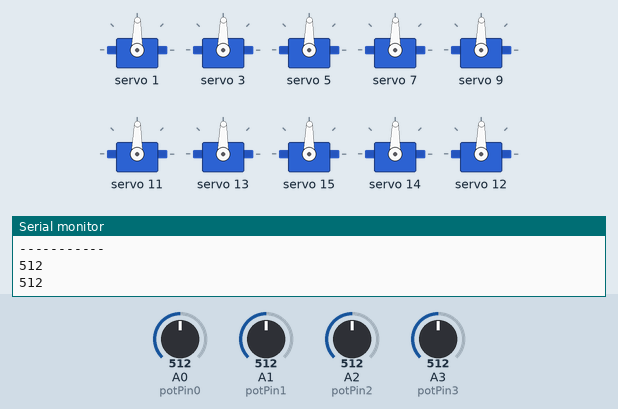
This sketch was run on a simulated Arduino Uno, built with avr-gcc and run on an emulated ATmega328P. Parts: 10 × servo, the last lines printed to the serial monitor. Inputs (shaded band) come from the test bench; at power-on: A0 (potPin0) = 512, A1 (potPin1) = 512, A2 (potPin2) = 512, A3 (potPin3) = 512.

Above: at 2.8 s.
2.9 s: A0 (potPin0) set to 716
At 3.8 s:
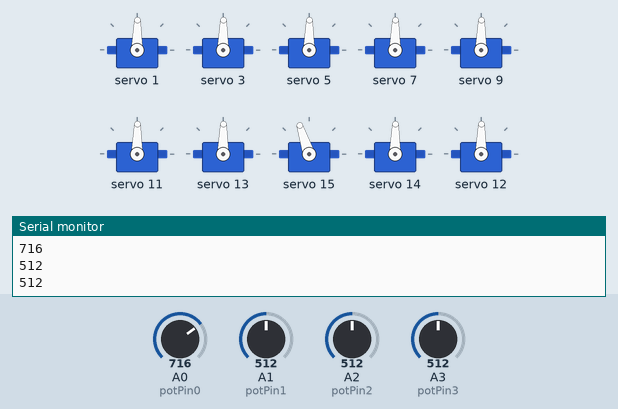
4.5 s: A1 (potPin1) set to 306
At 5.5 s:
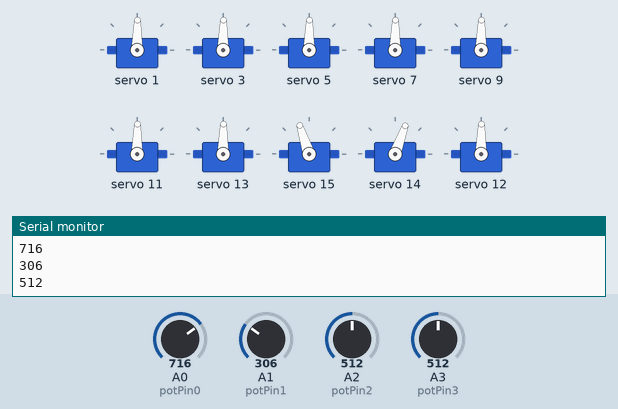
6.0 s: A2 (potPin2) set to 190
At 7.0 s:
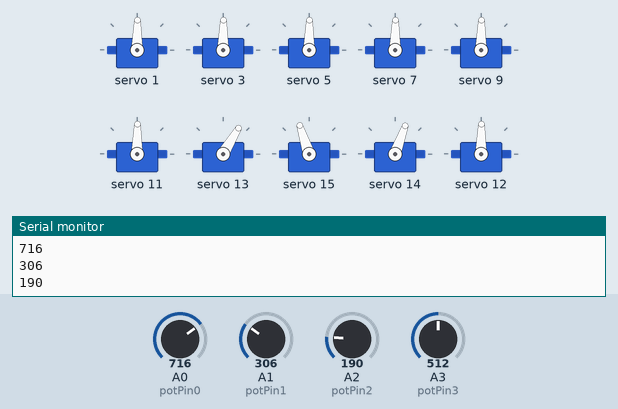
7.6 s: A3 (potPin3) set to 716
At 8.7 s:
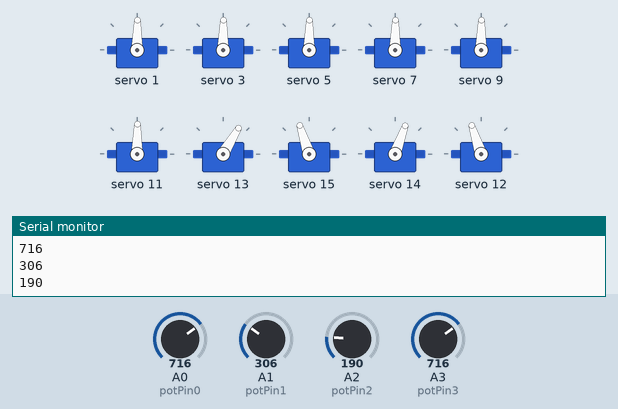
9.2 s: A2 (potPin2) set to 210
At 10.2 s:
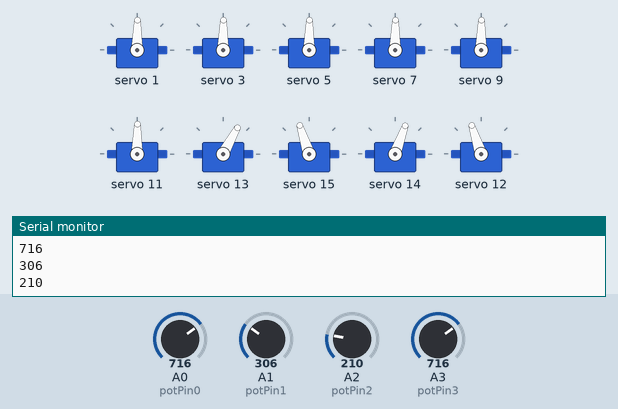
10.7 s: A0 (potPin0) set to 590
At 11.3 s:
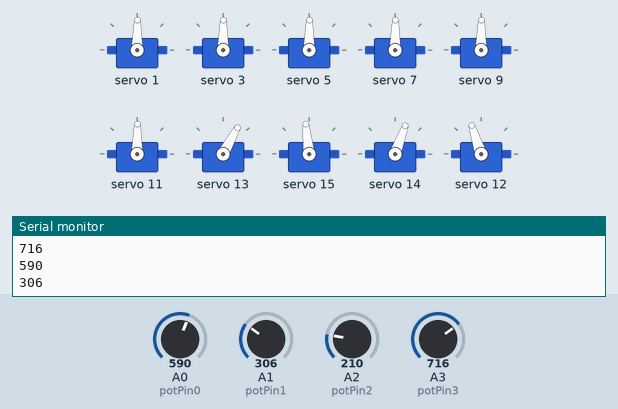
Timing chart, 0 to 13.2 s (numbered marks = the images above; inputs shaded):
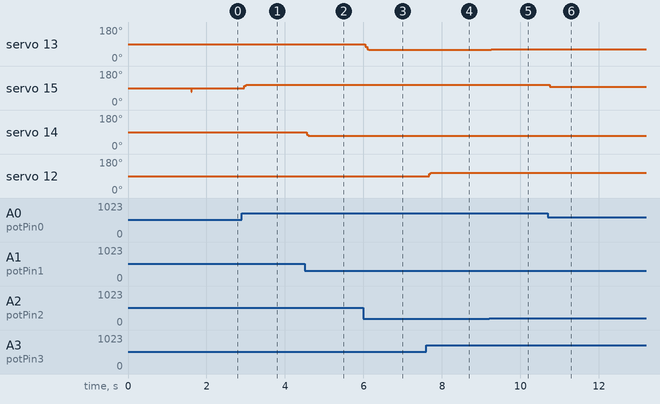

The sketch:

4ServoPotiController.ino
```cpp
#define SERVOMIN 150 // This is the 'minimum' pulse length count (out of 4096)
#define SERVOMAX  4096 // This is the 'maximum' pulse length count (out of 4096)
#define USMIN  150 // This is the rounded 'minimum' microsecond length based on the minimum pulse of 150
#define USMAX  600 // This is the rounded 'maximum' microsecond length based on the maximum pulse of 600
#define SERVO_FREQ 50 // Analog servos run at ~50 Hz updates

#include <Wire.h>
#include <Adafruit_PWMServoDriver.h>

class Actuator {
public:
  Actuator(Adafruit_PWMServoDriver &newPwm, int newChannel = 0, int newMinPwm = 200, int newMaxPwm = 400, int newSpeed = 50, int newInterval = 30):
    pwm(newPwm),
    channel(newChannel),
    minPwm(newMinPwm),
    maxPwm(newMaxPwm),
    posSet(0),
    posCur(0),
    speed(newSpeed),
    updateIntervalMs(newInterval),
    timeNextUpdateMs(0)
  {
    if (speed < 0) speed *= -1;
    if (updateIntervalMs < 0) updateIntervalMs *= -1;
    posSet = posCur = (minPwm + maxPwm)/2;
  }

  void setPosition(int newPos) {posSet = newPos;} // set position in range 0..1000
  void setPosition(int newPos, int newSpeed) {posSet = newPos; speed = newSpeed;} // set position in range 0..1000 with new speed

  void update() {
    // call this function as often as you like but at least every updateIntervalMs
    if(millis() > timeNextUpdateMs) {
      timeNextUpdateMs += updateIntervalMs;
      if (posCur < posSet) {
        // increasing position
        if (posSet - posCur < speed) {
          // by remaining bit
          posCur = posSet;
        } else {
          // by speed
          posCur += speed;
        }
      }
      if (posCur > posSet) {
        // decreasing position
        if (posCur - posSet < speed) {
          // by remaining bit
          posCur = posSet;
        } else {
          // by speed
          posCur -= speed;
        }
      }
      pwm.setPWM(channel, 0, map(posCur, 0, 1000, minPwm, maxPwm));
    }
  }

protected:
  Adafruit_PWMServoDriver &pwm;
  int channel;
  int minPwm;
  int maxPwm;
  int posSet;
  int posCur;
  int speed;
  unsigned updateIntervalMs;
  unsigned long timeNextUpdateMs;
};


Adafruit_PWMServoDriver pwm = Adafruit_PWMServoDriver();

Actuator servo1(pwm, 15, 200, 400, 150); // horizontal eye (min is leftmost position (looking to the left))
Actuator servo2(pwm, 14, 200, 400, 150); // vertical eye (min is lowest position (looking down))
Actuator servo3(pwm, 13, 200, 400, 150); // low lid of right eye (min is maximum closed position (highest))
Actuator servo4(pwm, 12, 200, 400, 150); // high lid of right eye (min is maximum closed position (lowest))

const int potPin3 = A3;
const int potPin2 = A2;
const int potPin1 = A1;
const int potPin0 = A0;

void setup() {
  Serial.begin(9600);
  Serial.setTimeout(5);
  Serial.println("Start Servos");
  pwm.begin();
  pwm.setOscillatorFrequency(27000000);
  pwm.setPWMFreq(50);
  for (int i=1; i<=15; i+=2) {
    pwm.setPWM(i, 0, 300);
    delay(200);
  }

  pinMode(potPin3, INPUT);
  pinMode(potPin2, INPUT);
  pinMode(potPin1, INPUT);
  pinMode(potPin0, INPUT);
}

void loop() {

  Serial.println(analogRead(potPin3));
  /*
  Serial.println(potentiometerToServo(potPin2));
  Serial.println(potentiometerToServo(potPin1));
  Serial.println(potentiometerToServo(potPin0));
  Serial.println("====");
  */


  servo1.update();
  servo2.update();
  servo3.update();
  servo4.update();

  servo1.setPosition(potentiometerToServo(A0));
  servo2.setPosition(potentiometerToServo(A1));
  servo3.setPosition(potentiometerToServo(A2));
  servo4.setPosition(potentiometerToServo(A3));
  Serial.println(analogRead(potPin0));
  Serial.println(analogRead(potPin1));
  Serial.println(analogRead(potPin2));
  Serial.println(analogRead(potPin3));
  Serial.println("-----------");
  /*
  int servoNumber = Serial.parseInt();
  if (servoNumber != 0) {
    int setPoint = Serial.parseInt();
    if (setPoint != 0) {
      Serial.print(servoNumber);
      Serial.print(" - ");
      Serial.println(setPoint);
      switch(servoNumber) {
      case 1:
        servo1.setPosition(setPoint);
        break;
      case 2:
        servo2.setPosition(setPoint);
        break;
      case 3:
        servo3.setPosition(setPoint);
        break;
      case 4:
        servo4.setPosition(setPoint);
        break;
      default:
        break;
      }
    }
  }
  */
}

int potentiometerToServo(int potentiometerPin){
  return map(analogRead(potentiometerPin), 0, 1023, 0, 1000); // SERVOMIN, SERVOMAX
}
```

Measured:
- after the input at 2.9 s, servo 15: 89° → 108° after 0.07 s
- after the input at 4.5 s, servo 14: 89° → 70° after 0.05 s
- after the input at 6.0 s, servo 13: 89° → 59° after 0.05 s
- after the input at 7.6 s, servo 12: 89° → 108° after 0.07 s
- after the input at 9.2 s, servo 13: 59° → 61° after 0.05 s
- after the input at 10.7 s, servo 15: 108° → 96° after 0.05 s
